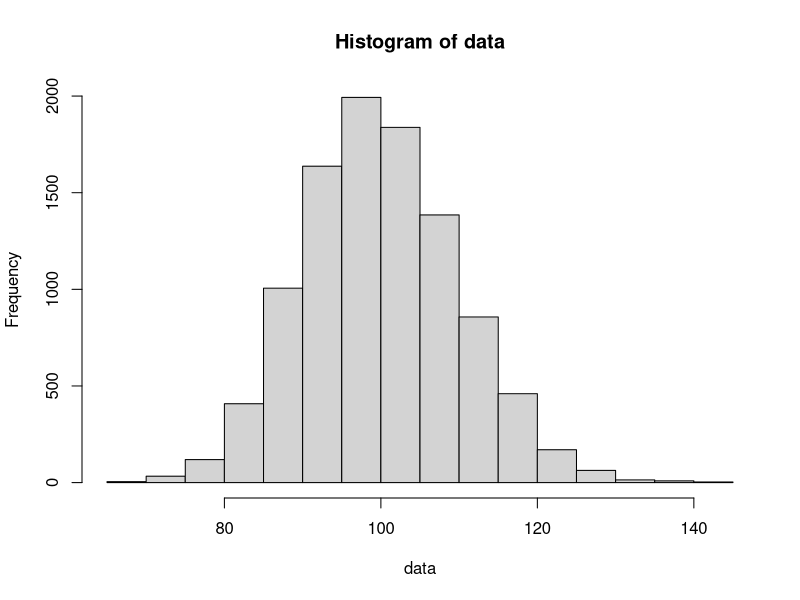
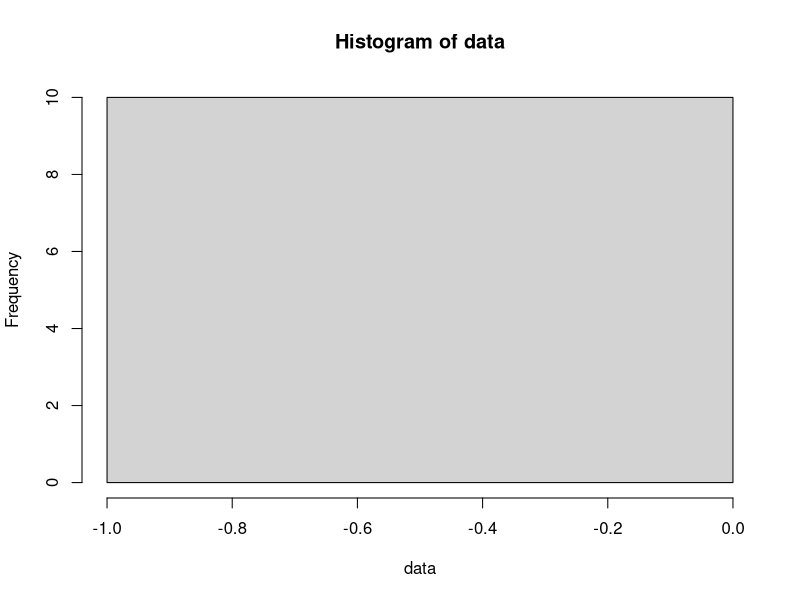

Write R code to recreate these figures, in order.
#gamma distribution
#For large k the gamma distribution converges to Gaussian distribution 
#with mean μ = kθ and variance σ^2 = kθ^2.
# k=scale θ=shape
#rate = 1/scale
#rgamma(n, shape, scale)

n<-10000
sh<-100 #shape parameter, =mean if k=1
k<-1
r<-1/k #rate

data<-rgamma(n,sh,scale=(k))
hist(data)

meang<-k*sh #mean on gamma dist
var<-sqrt(k*sh^2) #variance of gamma dist
sdg<-sqrt(var) #standard deviation of gamma dist

mean(data)
sd(data)
meang
sdg

x<-rnorm(10, mean =100, sd=10)
data<-dgamma(x, 1000)
hist(data)